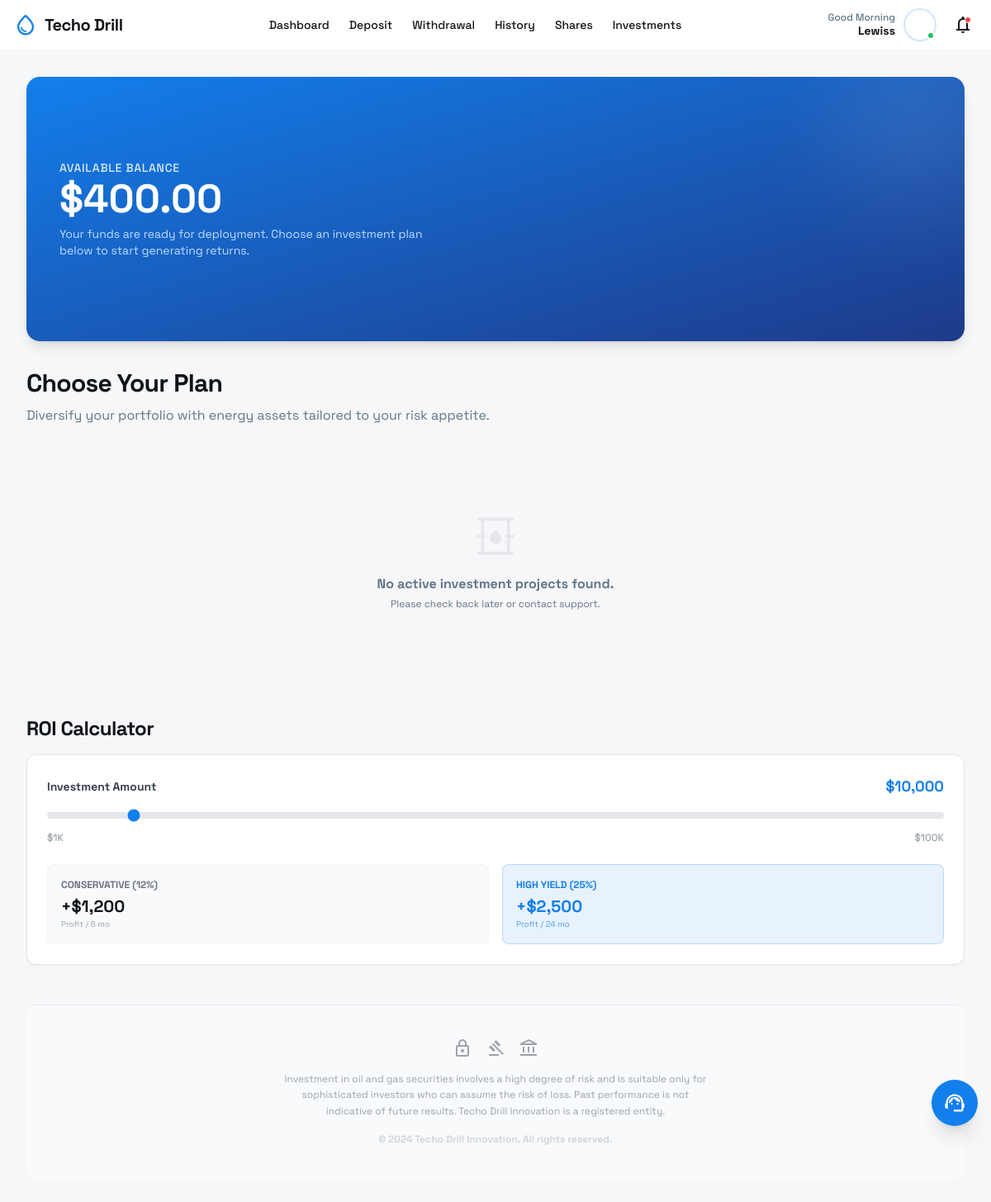
Before: /investment-plan/ (signed in) with the older database file.
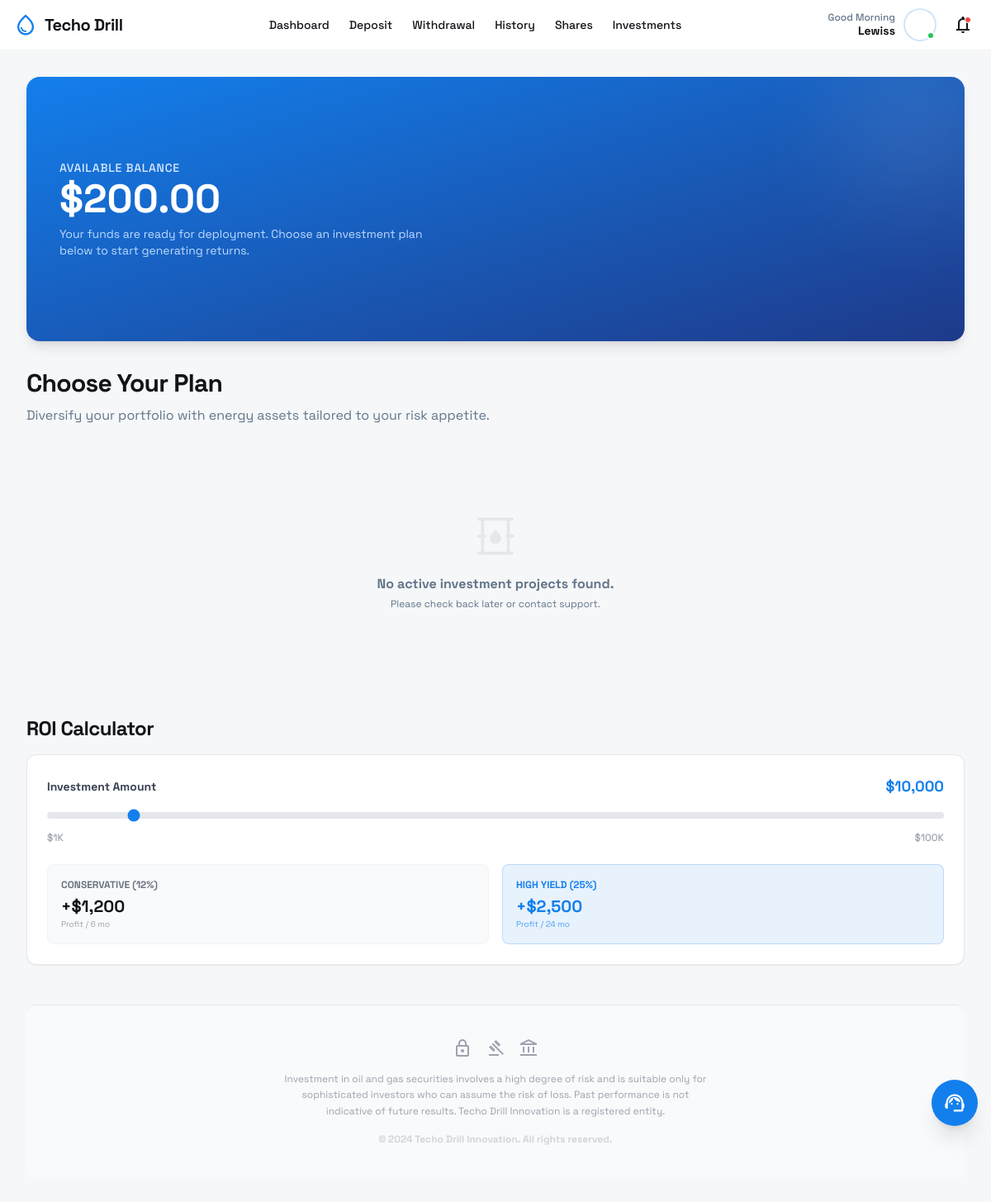
After: the same page with the newer database file.
### core_app/models.py (models this page shows, shortened)
class Account(models.Model):
    user = models.OneToOneField(User, on_delete=models.CASCADE, related_name='account')
    balance = models.DecimalField(max_digits=12, decimal_places=2, default=0.00)
    account_number = models.CharField(max_length=12, unique=True, editable=False)
    created_at = models.DateTimeField(auto_now_add=True)
    updated_at = models.DateTimeField(auto_now=True)

### core_app/views.py (the view)
# urls.py: path('investment-plan/', views.investment_plan, name='investment_plan'),
@login_required
def investment_plan(request):
    account = request.user.account
    projects = Project.objects.filter(status__in=['funding', 'active'])
    return render(request, 'investment-plan.html', {
        'account': account,
        'projects': projects
    })

### core_app/templates/investment-plan.html (shortened to what the changed rows need)
{% extends 'base_dashboard.html' %}
{% block content %}
     <main class="w-full max-w-7xl mx-auto md:p-6 lg:p-8">
        <div class="relative w-full h-[220px] md:h-[320px] bg-gradient-to-br from-primary to-blue-900 flex flex-col justify-center overflow-hidden md:rounded-2xl shadow-lg mb-8 p-6 md:p-10 text-white">
            <div class="relative z-10">
                <p class="text-blue-100 text-sm font-medium mb-1 uppercase tracking-wider">Available Balance</p>
                <h1 class="text-4xl md:text-5xl font-black mb-2">${{ account.balance|floatformat:2 }}</h1>
                <p class="text-blue-200 text-xs md:text-sm max-w-md">Your funds are ready for deployment. Choose an investment plan below to start generating returns.</p>
            </div>
        </div>
        <div class="px-4 md:px-0 mb-6">
            <h2 class="text-text-main-light dark:text-text-main-dark tracking-tight text-3xl font-bold leading-tight">Choose Your Plan</h2>
        </div>
        <div class="px-4 md:px-0 mb-12">
            <h2 class="text-text-main-light dark:text-text-main-dark tracking-tight text-2xl font-bold leading-tight text-left mb-4">ROI Calculator</h2>
        </div>
    </main>
{% endblock %}

Changed rows visible on the page:
changed Account: balance "400.00" → "200.00"
